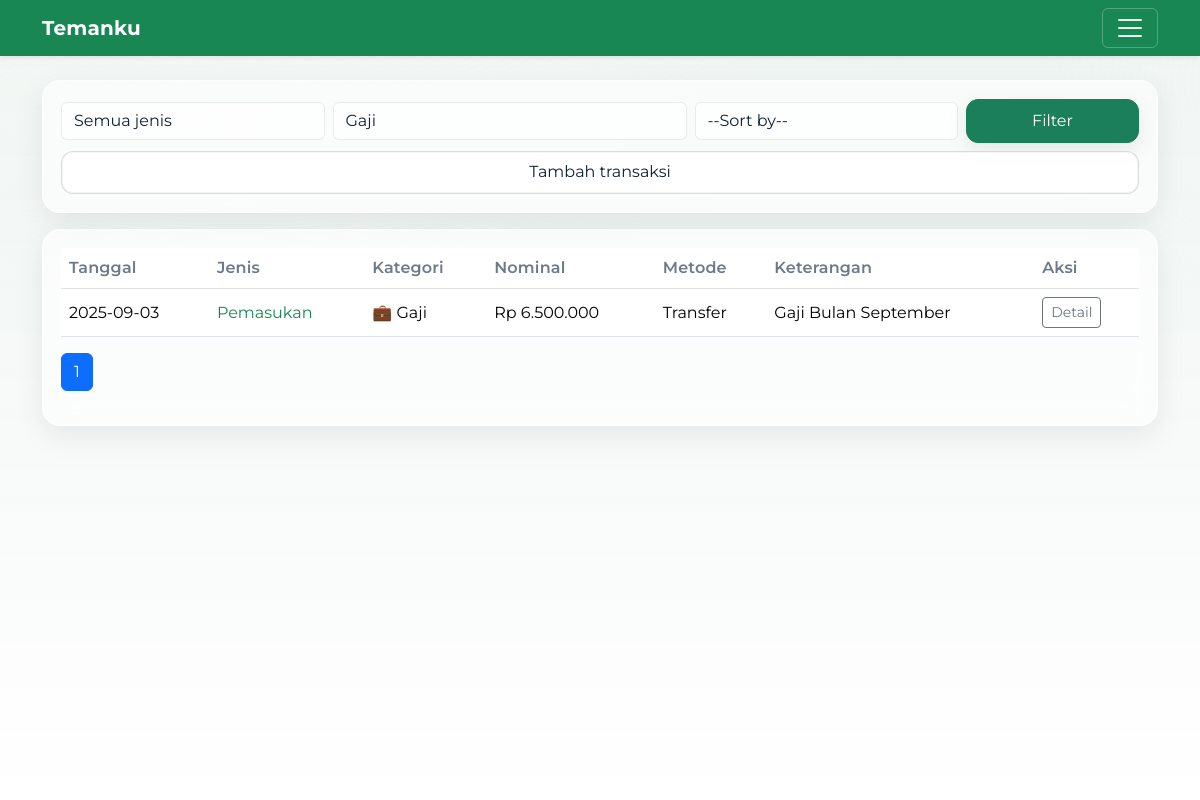
Page /history?category_id=1 (signed in) on the committed database.
### tables this page shows
CREATE TABLE transactions (
  id INTEGER PRIMARY KEY AUTOINCREMENT,
  user_id INTEGER NOT NULL,
  date TEXT NOT NULL,                      -- YYYY-MM-DD
  type TEXT CHECK(type IN ('income','expense')) NOT NULL,
  category_id INTEGER NOT NULL,
  amount REAL NOT NULL,
  source_or_payee TEXT,
  account TEXT,
  notes TEXT,
  FOREIGN KEY (user_id) REFERENCES users(id),
  FOREIGN KEY (category_id) REFERENCES categories(id)
);

CREATE TABLE categories (
  id INTEGER PRIMARY KEY AUTOINCREMENT,
  user_id INTEGER NOT NULL,
  type TEXT CHECK(type IN ('income','expense')) NOT NULL,
  name TEXT NOT NULL, emoji TEXT,
  UNIQUE(user_id, type, name),
  FOREIGN KEY (user_id) REFERENCES users(id)
);

### app.py (the view)
@app.get("/history")
@login_required
def history():
    q_type = (request.args.get("type") or "").strip()
    q_cat  = (request.args.get("category_id") or "").strip()
    q_sort_raw = (request.args.get("sort") or "").strip()
    order_map = {
        "date_desc":        "t.date DESC, t.id DESC",
        "date_asc":         "t.date ASC, t.id ASC",
        "amount_desc":      "t.amount DESC, t.id DESC",
        "amount_asc":       "t.amount ASC, t.id ASC",
        "category_asc":     "c.name ASC, t.date DESC, t.id DESC",
        "category_desc":    "c.name DESC, t.date DESC, t.id DESC",
        "payment_asc":      "t.account ASC, t.date DESC, t.id DESC",
        "payment_desc":     "t.account DESC, t.date DESC, t.id DESC",
        "type_income_first":  "CASE WHEN t.type='income' THEN 0 ELSE 1 END, t.date DESC, t.id DESC",
        "type_expense_first": "CASE WHEN t.type='expense' THEN 0 ELSE 1 END, t.date DESC, t.id DESC",
    }
    q_sort = q_sort_raw if q_sort_raw in order_map else ""
    order_sql = order_map.get(q_sort or "date_desc")
    if q_type not in ("income", "expense"):
        q_type = ""
    if q_cat and not str(q_cat).isdigit():
        q_cat = ""
    per = 20
    try:
        page = int(request.args.get("page", "1"))
    except ValueError:
        page = 1
    page = max(1, page)
    where = ["t.user_id=?"]
    params = [current_user.id]
    if q_type:
        where.append("t.type=?"); params.append(q_type)
    if q_cat:
        where.append("t.category_id=?"); params.append(int(q_cat))
    where_clause = " AND ".join(where)
    with db() as con:
        total = con.execute(
            f"SELECT COUNT(*) AS n FROM transactions t WHERE {where_clause}",
            params
        ).fetchone()["n"]
    pages = max(1, (total + per - 1) // per)
    if page > pages:
        page = pages
    offset = (page - 1) * per
    with db() as con:
        cats = con.execute(
            "SELECT id, type, name FROM categories WHERE user_id=? ORDER BY type, name",
            (current_user.id,)
        ).fetchall()
        rows = con.execute(
            f"""
            SELECT
                t.*,
                COALESCE(c.name, '-') AS category,
                c.emoji AS category_emoji,
                t.source_or_payee AS keterangan,
                t.account AS payment_method
            FROM transactions t
            LEFT JOIN categories c ON c.id = t.category_id
            WHERE {where_clause}
            ORDER BY {order_sql}
            LIMIT ? OFFSET ?
            """,
            (*params, per, offset)
        ).fetchall()
    return render_template(
        "history.html",
        rows=[dict(r) for r in rows],
        categories=[dict(c) for c in cats],
        q_type=q_type,
        q_cat=q_cat,
        q_sort=q_sort,
        page=page,
        pages=pages,
        title="Riwayat",
    )

### app.py (called while the page is built)
def db():
    conn = sqlite3.connect(APP_DB, timeout=5.0)
    conn.row_factory = sqlite3.Row
    conn.execute("PRAGMA busy_timeout = 5000")
    return conn

@login_manager.user_loader
def load_user(user_id):
    with db() as con:
        row = con.execute("SELECT * FROM users WHERE id=?", (user_id,)).fetchone()
        return User(row) if row else None

def money(x):
    return f"Rp {x:,.0f}".replace(",", ".")

def type_label(val: str) -> str:
    if val == 'income':
        return 'Pemasukan'
    if val == 'expense':
        return 'Pengeluaran'
    return val or ''

### templates/history.html (shortened to what this page needs)
{% extends "base.html" %}
{% block content %}
<div class="card-soft mb-3">
  <form id="historyFilter" class="row g-2 align-items-center" method="get" novalidate>
    <div class="col-12 col-md-3">
      <select class="form-select" name="type" id="typeFilter" aria-label="Filter jenis">
        <option value="">Semua jenis</option>
      </select>
    </div>
    <div class="col-12 col-md-4">
      <select class="form-select" name="category_id" id="catFilter" aria-label="Filter kategori">
        <option value="">Semua kategori</option>
      </select>
    </div>
    <div class="col-12 col-md-3">
      <select class="form-select" name="sort" aria-label="Sort by">
        <option value="" disabled {{ '' if q_sort else 'selected' }}>--Sort by--</option>
      </select>
    </div>
    <div class="col-12 col-md-2">
      <button type="submit" class="btn btn-primary w-100">Filter</button>
    </div>
    <div class="col-12">
      <a class="btn btn-outline-secondary w-100" href="{{ url_for('add_form') }}">
        Tambah transaksi
      </a>
    </div>
  </form>
</div>
<div class="card-soft">
  <div class="table-responsive">
    <table class="table table-hover align-middle table-stacked">
      <thead>
        <tr>
          <th scope="col">Tanggal</th>
          <th scope="col">Jenis</th>
          <th scope="col">Kategori</th>
          <th scope="col">Nominal</th>
          <th scope="col" class="d-none d-md-table-cell">Metode</th>
          <th scope="col" class="d-none d-md-table-cell">Keterangan</th>
          <th scope="col">Aksi</th>
        </tr>
      </thead>
      <tbody>
        {% for r in rows %}
          <tr>
            <td data-label="Tanggal">{{ r.date }}</td>
            <td data-label="Jenis" class="{{ 'text-danger' if r.type=='expense' else 'text-success' }}">{{ r.type | type_label }}</td>
            <td data-label="Kategori">{{ (r.category_emoji ~ ' ') if r.category_emoji else '' }}{{ r.category }}</td>
            <td data-label="Nominal">{{ r.amount|money }}</td>
            <td class="d-none d-md-table-cell" data-label="Metode">{{ r.payment_method }}</td>
            <td class="d-none d-md-table-cell" data-label="Keterangan">{{ r.keterangan }}</td>
            <td class="text-nowrap action-cell">
              <button type="button"
                      class="btn btn-sm btn-outline-secondary"
                      data-bs-toggle="modal"
                      data-bs-target="#txModal"
                      data-id="{{ r.id }}"
                      data-date="{{ r.date }}"
                      data-type="{{ r.type }}"
                      data-category="{{ r.category }}"
                      data-amount="{{ r.amount|money }}"
                      data-payment="{{ r.payment_method }}"
                      data-notes="{{ (r.keterangan or '-')|e }}"
                      data-note="{{ (r.notes or '-')|e }}"
                      data-edit="{{ url_for('edit_form', trx_id=r.id) }}"
                      data-delete="{{ url_for('delete_trx', trx_id=r.id) }}">
                Detail
              </button>
            </td>
          </tr>
        {% endfor %}
      </tbody>
    </table>
  </div>
  <nav aria-label="Navigasi halaman riwayat">
    <ul class="pagination">
      {% for i in range(1, pages+1) %}
        <li class="page-item {{ 'active' if i==page else '' }}">
          {% if q_sort %}
            <a class="page-link"
               href="{{ url_for('history', page=i, type=q_type, category_id=q_cat, sort=q_sort) }}">{{ i }}</a>
          {% else %}
            <a class="page-link"
               href="{{ url_for('history', page=i, type=q_type, category_id=q_cat) }}">{{ i }}</a>
          {% endif %}
        </li>
      {% endfor %}
    </ul>
  </nav>
</div>
{% endblock %}

### static/style.css (style rules this page uses)
:root { --bg:#0f5132; --page:#e9eef6; --card:rgba(255,255,255,.6); --text:#102132; --muted:#6c7a89; --primary:#1a7f5a; --ring:rgba(26,127,90,.35); --glass-border:rgba(255,255,255,.32); --chart-bar:45, 156, 219; }
* { scroll-behavior:smooth }
body { background:var(--page); color:var(--text); font-family: "Montserrat", system-ui, -apple-system, "Segoe UI", Roboto, "Helvetica Neue", Arial, "Noto Sans", "Apple Color Emoji","Segoe UI Emoji","Segoe UI Symbol", sans-serif; font-feature-settings: "cv01","cv02"; }
.btn { transition:transform .15s ease, box-shadow .2s ease }
.btn-primary { background:var(--primary);border-color:var(--primary) }
.form-control,.form-select { background:rgba(255,255,255,.65);color:var(--text); border:1px solid rgba(0,0,0,.08) }
.table>thead th { color:var(--muted);font-weight:600;letter-spacing:.01em }
.card-soft { background:var(--card); border:1px solid var(--glass-border); border-radius:18px; padding:18px; box-shadow: 0 10px 30px rgba(10,14,29,.08), inset 0 1px 0 rgba(255,255,255,.25); backdrop-filter: blur(14px); -webkit-backdrop-filter: blur(14px); transition:transform .25s ease, box-shadow .25s ease, border-color .25s ease; }
body { font-family: "Montserrat", system-ui, -apple-system, Segoe UI, Roboto, Arial, sans-serif; }
@media (min-width: 768px) { #historyFilter .btn { padding:.55rem 1rem; border-radius:14px; } }
@media (min-width: 768px) { #historyFilter .btn-primary { box-shadow:0 8px 22px rgba(0,0,0,.08); } }
@media (min-width: 768px) { #historyFilter .btn-outline-secondary { background:transparent; border-color:var(--glass-border); } }
@media (min-width: 768px) { #historyFilter .btn { padding: .55rem 1.1rem; border-radius: 12px; } }
#historyFilter .btn-outline-secondary { background: rgba(255,255,255,.88); color: var(--text); border: 1.5px solid color-mix(in srgb, var(--text) 14%, transparent); border-color: rgba(0,0,0,.14); border-radius: 12px; box-shadow: inset 0 0 0 1px rgba(0,0,0,.04); transition: background .2s ease, color .2s ease, border-color .2s ease, box-shadow .2s ease, transform .1s ease; }

### rows in the picture
transactions: date "2025-09-03", type|type_label "Pemasukan", category "Gaji", amount "Rp 6.500.000", payment_method "Transfer", keterangan "Gaji Bulan September"
categories: emoji "💼"

### other values in the picture
{{ i }} "1"
